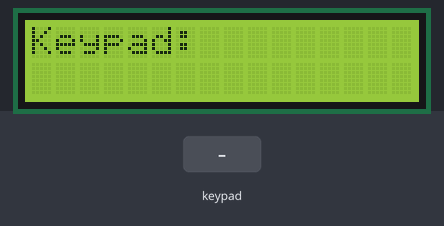
The sketch below on a simulated Arduino Uno, built with avr-gcc and run on an emulated ATmega328P. On the bench: 16×2 character LCD. Inputs (shaded band) come from the test bench. What the sketch prints to the serial monitor is not drawn.

Above: at 1.2 s.
1.3 s: keypad keys 4 5 6 7 # pressed 0.4 s apart
At 5.9 s:
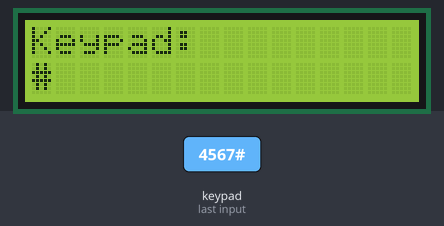
6.3 s: key 'A' pressed
At 7.4 s:
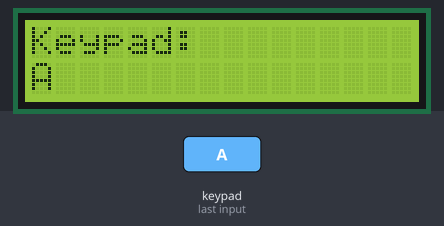
7.9 s: key 'B' pressed
At 8.4 s:
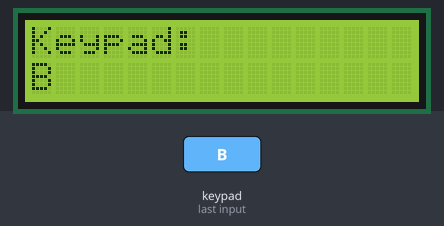
9.4 s: keypad keys 4 5 6 7 * pressed 0.4 s apart
At 14.2 s:
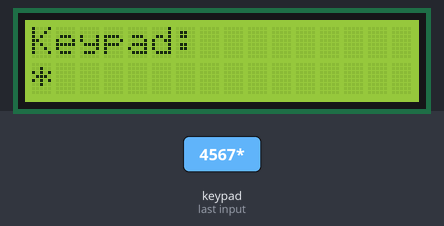
14.4 s: key 'C' pressed
At 14.9 s:
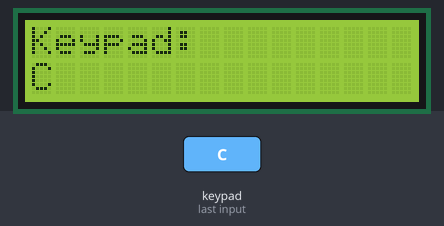
16.0 s: keypad keys 4 5 6 7 D pressed 0.4 s apart
At 16.8 s:
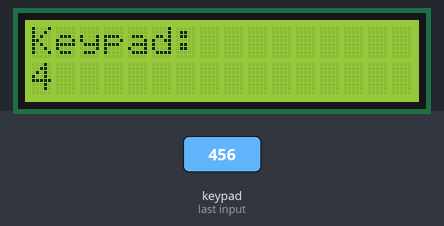
Timing chart, 0 to 19.0 s (numbered marks = the images above; inputs shaded):
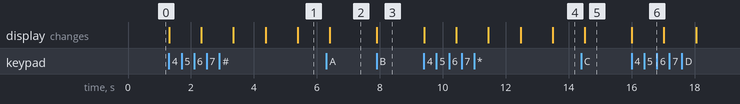

The sketch:

DecodificacionKeyPad.ino
```cpp
#include <LiquidCrystal.h>;
#include <Keypad.h>

LiquidCrystal lcd(13, 12, 11, 10, 9, 8);

const byte ROWS = 4; // four rows
const byte COLS = 4; // three columns
char keys[ROWS][COLS] =
{
{'1','2','3','A'},
{'4','5','6','B'},
{'7','8','9','C'},
{'*','0','#','D'}
};
byte rowPins[ROWS] = {4, 5, 6, 7};
byte colPins[COLS] = {15, 14, 2, 3};
Keypad keypad = Keypad( makeKeymap(keys), rowPins, colPins, ROWS, COLS );

void setup(void) {
  lcd.begin (16,2);
  Serial.begin(9600);
  lcd.clear();
  lcd.setCursor(0,0);
  lcd.print("Keypad: ");
}

void loop(void) {
  char key = keypad.getKey();

  if (key != NO_KEY){
    Serial.println(key);

    lcd.setCursor(0,7);
    lcd.print(key);
    delay(1000);
  }
}
```

Measured:
- after the input at 1.3 s, the display: first changes at once (image 1 shows a later state)
- after the input at 6.3 s, the display: changes after 0.11 s (image 2)
- after the input at 7.9 s, the display: changes at once (image 3)
- after the input at 9.4 s, the display: first changes at once (image 4 shows a later state)
- after the input at 14.4 s, the display: changes after 0.11 s (image 5)
- after the input at 16.0 s, the display: changes at once (image 6)
